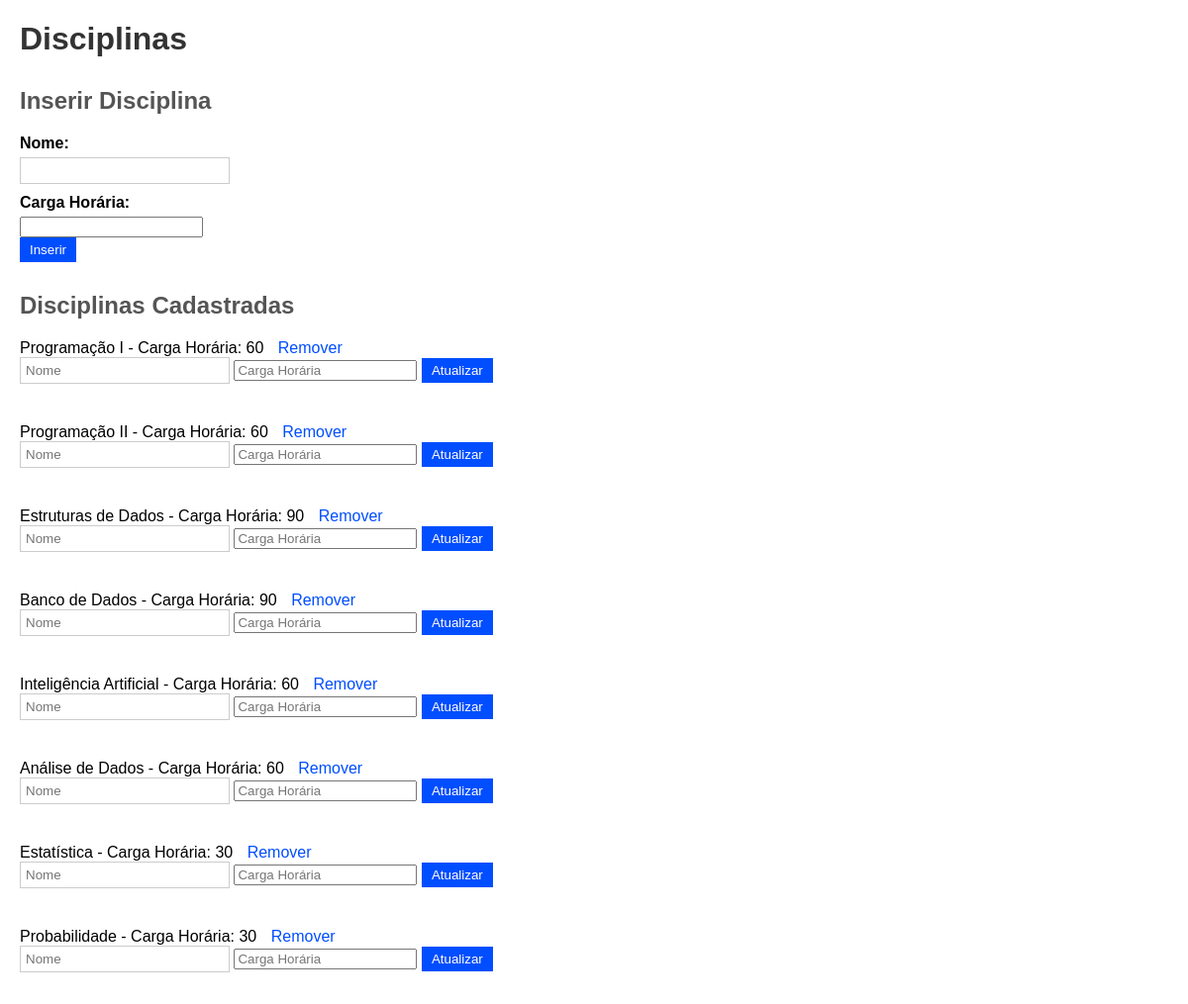
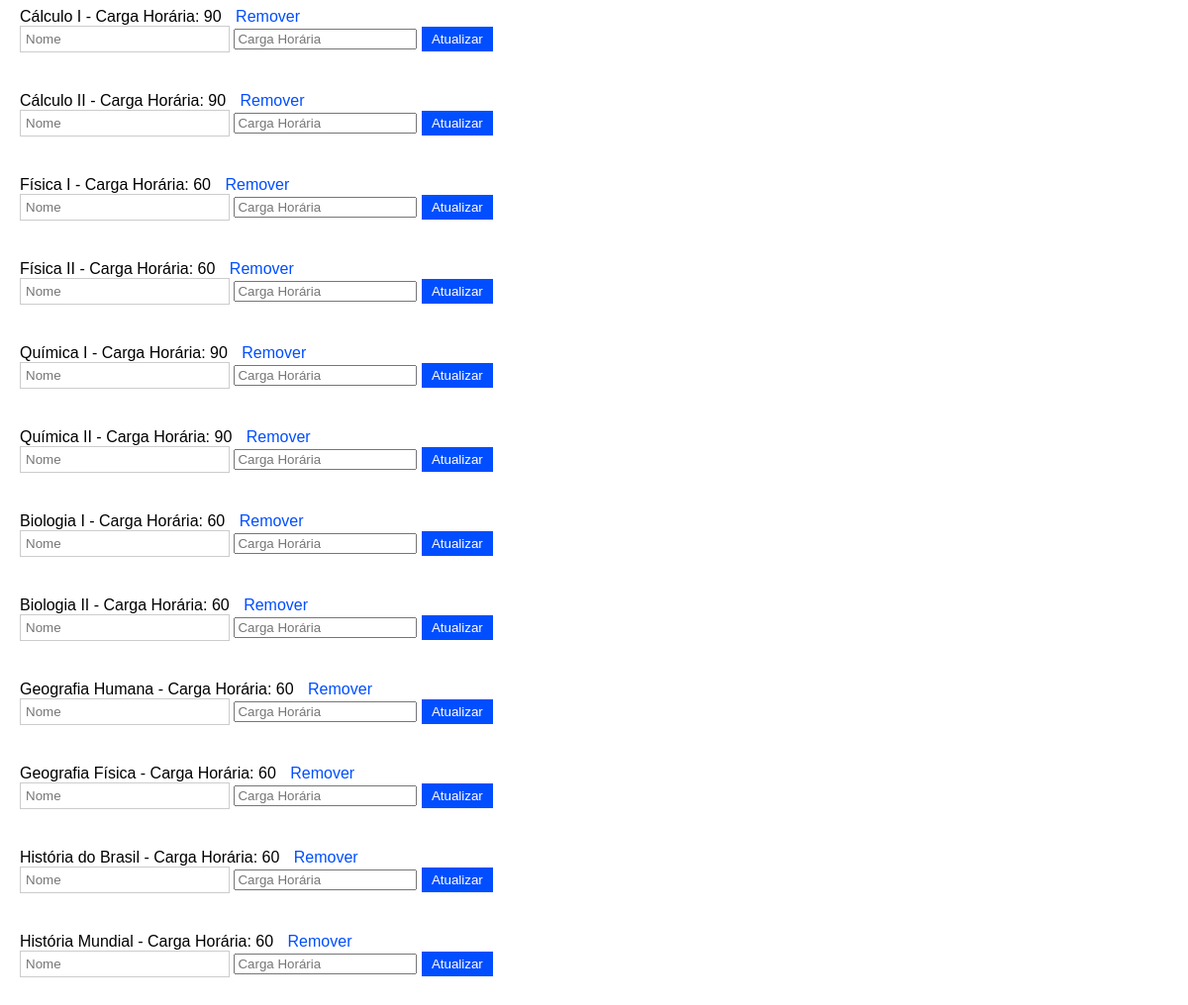
The page /disciplinas on the database its author committed (2 pictures, top to bottom).
### tables this page shows
CREATE TABLE disciplina (
                    id INTEGER PRIMARY KEY,
                    nome TEXT,
                    carga_horaria INTEGER
                );

### app.py (the view)
@app.route('/disciplinas')
def disciplinas():
    conn = sqlite3.connect('sistema_de_matriculas.db')
    cursor = conn.cursor()
    cursor.execute("SELECT * FROM disciplina")
    disciplinas = cursor.fetchall()
    conn.close()
    return render_template('disciplina.html', disciplinas=disciplinas)

### templates/disciplina.html (shortened to what this page needs)
<!DOCTYPE html>
<html>
<head>
    <link rel="stylesheet" type="text/css" href="{{ url_for('static', filename='styles.css') }}">
</head>
<body>
    <h1>Disciplinas</h1>
    <h2>Inserir Disciplina</h2>
    <form action="/inserir_disciplina" method="post">
        <label>Nome:</label>
        <input type="text" name="nome" required><br>
        <label>Carga Horária:</label>
        <input type="number" name="carga_horaria" required><br>
        <input type="submit" value="Inserir">
    </form>
    <h2>Disciplinas Cadastradas</h2>
    <ul>
    {% for disciplina in disciplinas %}
        <li>
            {{ disciplina[1] }} - Carga Horária: {{ disciplina[2] }}
            <a href="/remover_disciplina/{{ disciplina[0] }}">Remover</a><br>
            <form action="/atualizar_disciplina/{{ disciplina[0] }}" method="post" style="display: inline-block;">
                <input type="text" name="nome" placeholder="Nome" required>
                <input type="number" name="carga_horaria" placeholder="Carga Horária" required>
                <input type="submit" value="Atualizar">
            </form>
        </li>
    {% endfor %}
    </ul>
</body>
</html>

### static/styles.css (style rules this page uses)
body { font-family: Arial, sans-serif; margin: 20px; padding: 0; }
h1 { color: #333; }
h2 { color: #555; margin-top: 30px; }
form { margin-bottom: 20px; }
label { display: block; margin-bottom: 5px; font-weight: bold; }
input[type="text"], input[type="email"], input[type="date"] { width: 200px; padding: 5px; margin-bottom: 10px; border: 1px solid #ccc; }
input[type="submit"] { padding: 5px 10px; background-color: #004eff; color: #fff; border: none; cursor: pointer; }
ul { list-style-type: none; margin: 0; padding: 0; }
li { margin-bottom: 10px; }
a { color: #004eff; text-decoration: none; margin-left: 10px; }

### rows shown on the page
disciplina: nome "Programação I", carga_horaria "60"
disciplina: nome "Programação II", carga_horaria "60"
disciplina: nome "Estruturas de Dados", carga_horaria "90"
disciplina: nome "Banco de Dados", carga_horaria "90"
disciplina: nome "Inteligência Artificial", carga_horaria "60"
disciplina: nome "Análise de Dados", carga_horaria "60"
disciplina: nome "Estatística", carga_horaria "30"
disciplina: nome "Probabilidade", carga_horaria "30"
disciplina: nome "Cálculo I", carga_horaria "90"
disciplina: nome "Cálculo II", carga_horaria "90"
disciplina: nome "Física I", carga_horaria "60"
disciplina: nome "Física II", carga_horaria "60"
disciplina: nome "Química I", carga_horaria "90"
disciplina: nome "Química II", carga_horaria "90"
disciplina: nome "Biologia I", carga_horaria "60"
disciplina: nome "Biologia II", carga_horaria "60"
disciplina: nome "Geografia Humana", carga_horaria "60"
disciplina: nome "Geografia Física", carga_horaria "60"
disciplina: nome "História do Brasil", carga_horaria "60"
disciplina: nome "História Mundial", carga_horaria "60"
